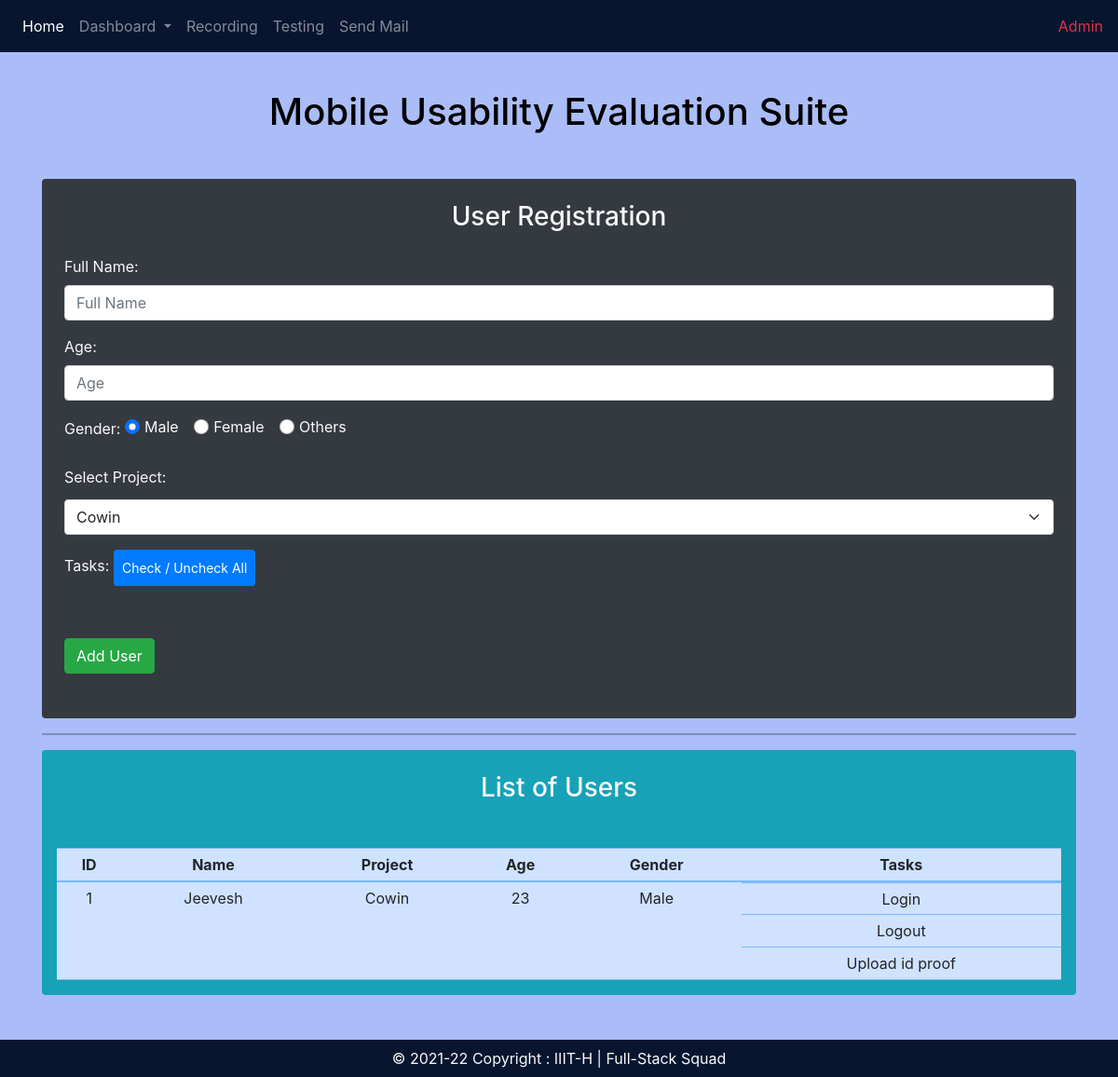
The page /user_register on the database as committed earlier.
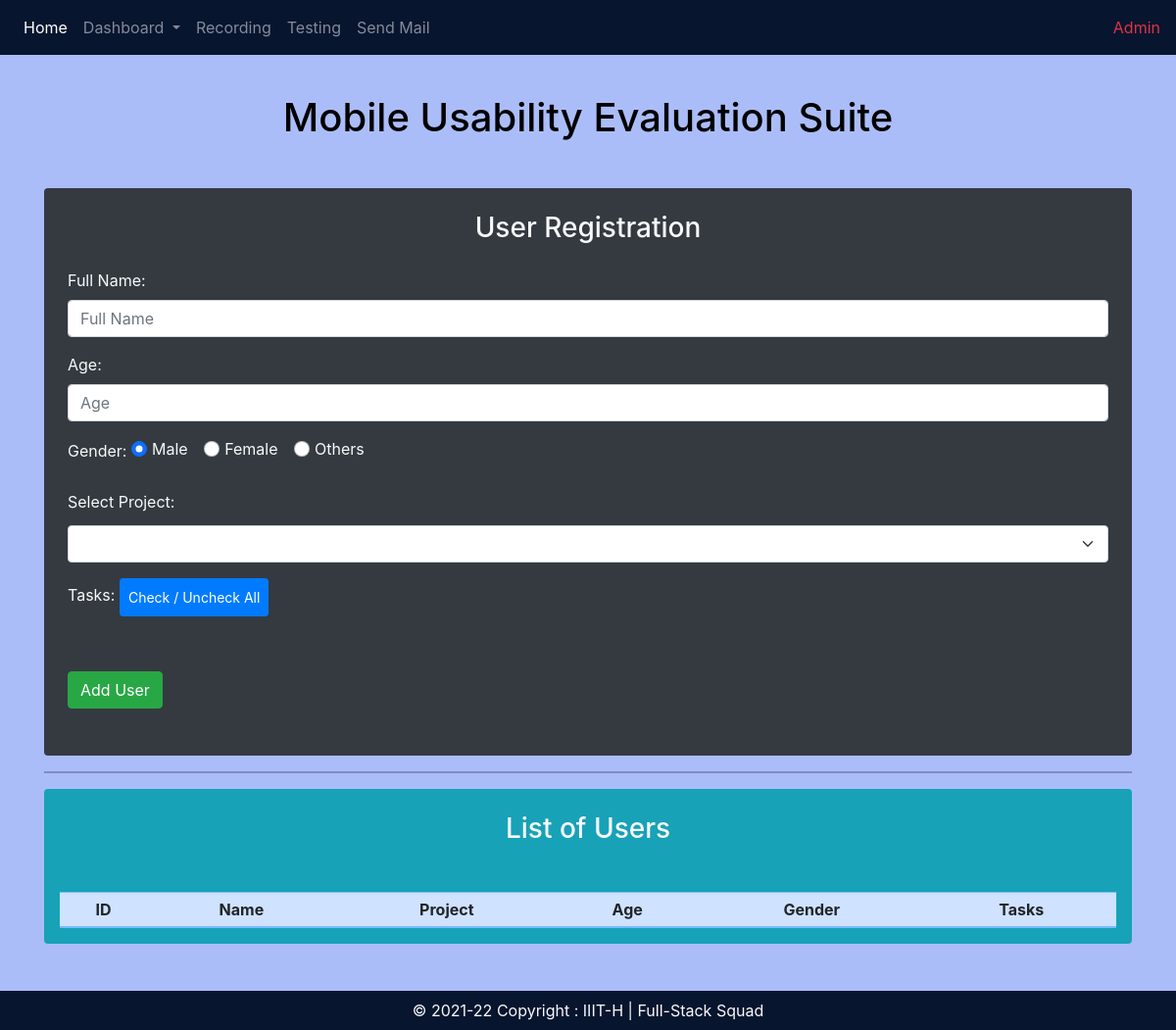
The same page on the database as committed later.
### MUES/models.py (models this page shows, shortened)
class Users(models.Model):
    GENDER = [
        ('male', 'Male'),
        ('female', 'Female'),
        ('others', 'Others'),
    ]
    name = models.CharField(max_length=20)
    project = models.ForeignKey(Projects,on_delete=CASCADE)
    age = models.IntegerField()
    gender = models.CharField(max_length=6,choices=GENDER,default='male')
    tasks = models.ManyToManyField(Tasks)
    problems = models.TextField(blank=True)

class Projects(models.Model):
    name = models.CharField(max_length=20)
    description = models.TextField()
    tasks = models.ManyToManyField('Tasks')
    def __str__(self):
        return self.name

class Tasks(models.Model):
    project = models.ForeignKey(Projects,on_delete=CASCADE,related_name="pp")
    name = models.CharField(max_length=50)

### MUES/views.py (the view, shortened to what this page needs)
# urls.py: path("user_register", views.user_register, name='user'),
def user_register(request):
    tasks = Tasks.objects.values()
    projects = Projects.objects.values()
    users = Users.objects.all()
    data = {"tasks":tasks, "users":users, "projects":projects}
    if request.method == 'GET':
        return render(request,"MUES/user_register.html",data)

### MUES/templates/MUES/user_register.html (shortened to what this page needs)
{% extends 'MUES/base.html' %}
{% block body %}
<div class="container py-5" style="background-color: rgb(171, 189, 248);">
  <h1 class="text-center text-black m-5">Mobile Usability Evaluation Suite</h1>
  <div>
    <form id="userDetails" class="rounded p-4 bg-dark text-light" method="post" action="user_register"
      proj-names-url="{% url 'ajax_load_tasks' %}">
      <h3 class="text-center mb-4">User Registration</h3>
      <div class="form-group">
        <label for="name">Full Name: </label>
        <input type="text" class="form-control" name="username" placeholder="Full Name" aria-label="Full Name"
          id="name" />
      </div>
      <div class="form-group">
        <label for="age">Age: </label>
        <input type="number" class="form-control" name="userage" placeholder="Age" aria-label="Age" id="age" />
      </div>
      <div class="form-group">
        <label for="gender">Gender: </label>
        <div class="form-check form-check-inline">
          <input class="form-check-input" type="radio" name="gender" id="inlineRadio1" value="Male" checked />
          <label class="form-check-label" for="inlineRadio1">Male</label>
        </div>
        <div class="form-check form-check-inline">
          <input class="form-check-input" type="radio" name="gender" id="inlineRadio2" value="Female" />
          <label class="form-check-label" for="inlineRadio2">Female</label>
        </div>
        <div class="form-check form-check-inline">
          <input class="form-check-input" type="radio" name="gender" id="inlineRadio3" value="Others" />
          <label class="form-check-label" for="inlineRadio2">Others</label>
        </div>
      </div>
      <div>
        <label class="py-1" for="URL">Select Project:</label>
        <select name ="projid" id="proj_name" class="form-select" aria-label="select example">
          {% for proj in projects %}
          <option value="{{proj.id}}">{{proj.name}}</option>
          {% endfor %}
        </select>
      </div>
      <label for="tasks">Tasks: </label>
      <button id="checkBtn" class="btn btn-sm btn-primary my-3 p-2">Check / Uncheck All</button>
      <button id="s" type="submit" class="btn btn-success my-4">
        Add User
      </button>
    </form>
  </div>
  <hr width="100%" class="bg-black">
  <div class="mt-2 bg-info rounded p-3">
    <h3 class="text-center text-light mt-2">List of Users</h3>
    <table class="table text-center table-primary table-sm mt-5 mb-0">
      <thead>
        <tr>
          <th scope="col-1">ID</th>
          <th scope="col-3">Name</th>
          <th scope="col-1">Project</th>
          <th scope="col-1">Age</th>
          <th scope="col-3">Gender</th>
          <th scope="col-4">Tasks</th>
        </tr>
      </thead>
      <tbody id="data">
        {% for user in users %}
        <tr class="">
          <td rowspan="{{user.tasks.all|length|add:1}}" scope="col-1">{{user.id}}</td>
          <td rowspan="{{user.tasks.all|length|add:1}}" scope="col-3">{{user.name}}</td>
          <td rowspan="{{user.tasks.all|length|add:1}}" scope="col-3">{{user.project}}</td>
          <td rowspan="{{user.tasks.all|length|add:1}}" scope="col-1">{{user.age}}</td>
          <td rowspan="{{user.tasks.all|length|add:1}}" scope="col-2">{{user.gender}}</td>
          <td scope="col-5" class="p-0">
            {% for task in user.tasks.all %}
        <tr>
          <td>{{task.name}}</td>
        </tr>
        {% endfor %}
        </td>
        </tr>
        {% endfor %}
      </tbody>
    </table>
  </div>
</div>
{% endblock %}

Rows that differ between the two databases and show on the page:
removed Users: id "1", name "Jeevesh", project "Cowin", age "23", gender "Male"
removed Tasks: name "Login"
removed Tasks: name "Logout"
removed Tasks: name "Upload id proof"
Other text that changed with them:
form field projid: "Cowin" → (not shown)
